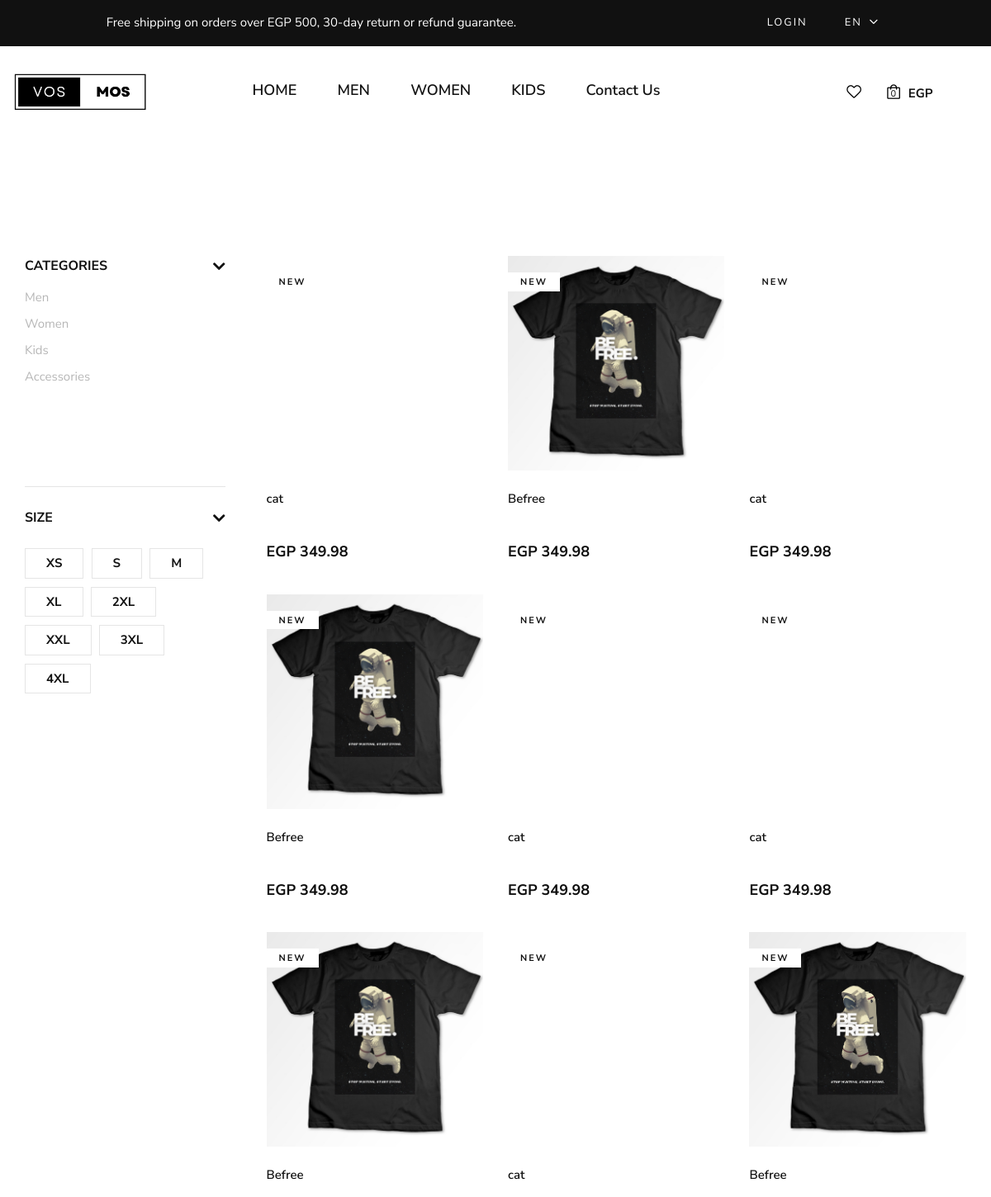
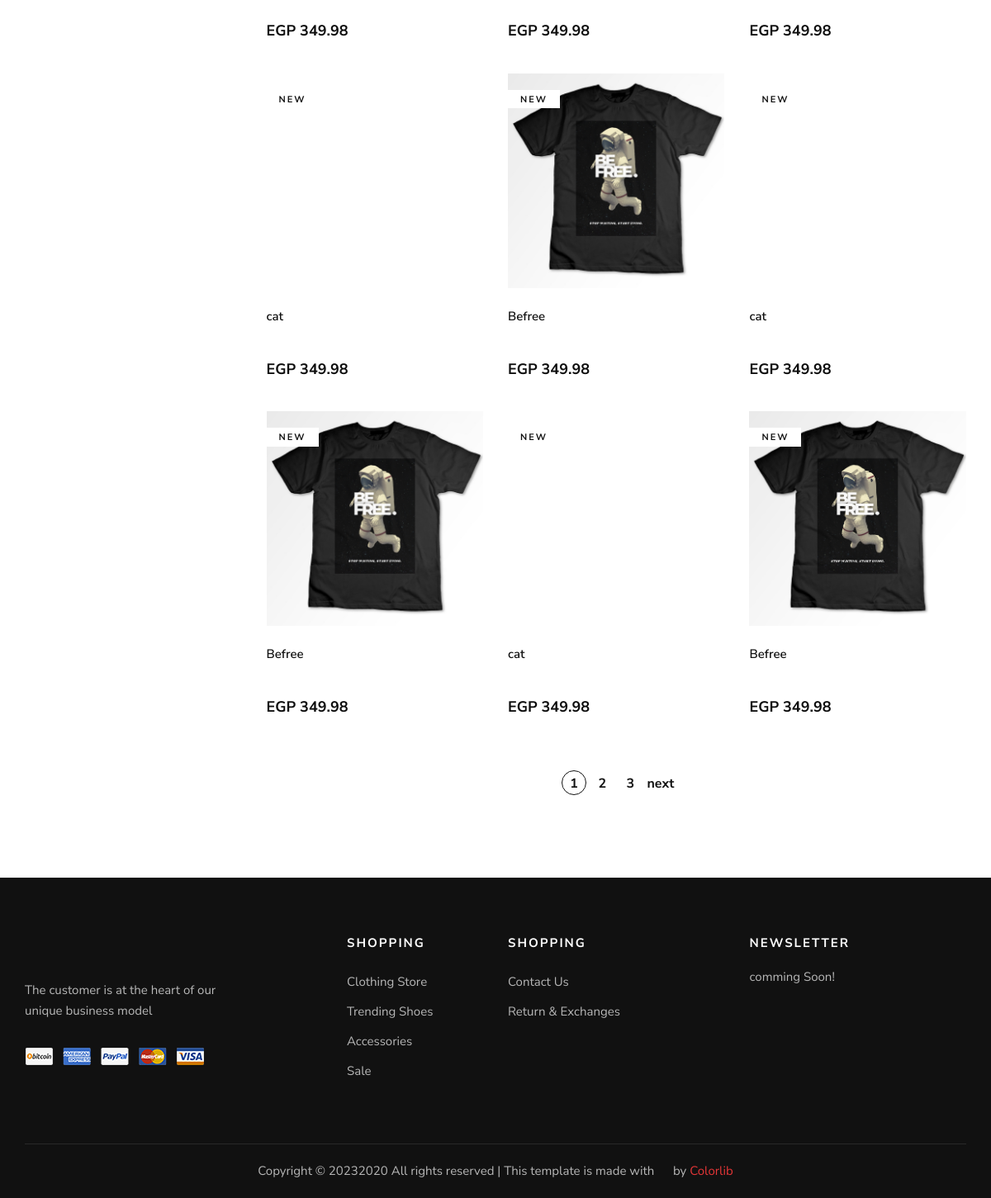
Screenshot of /products/ with the database file from the repository (2 pictures, top to bottom).
### frontend/models.py (models this page shows)
class Product(models.Model):
    CATEGORY_CHOICES = (
        ('M', 'Men'),
        ('W', 'Women'),
        ('K', 'Kids'),
        ('A', 'Accessories'),
    )
    SUB_CATEGORY_CHOICES = (
    ('S', 'Shirt'),
    ('SW', 'Sport wear'),
    ('OW', 'Outwear')
    )
    LABEL_CHOICES = (
        ('NEW', 'primary'),
        ('BEST Seller', 'secondary'),
        ('N', '')
    )
    product_id = models.AutoField
    id = models.AutoField(primary_key=True, auto_created=True)
    product_name = models.CharField(max_length=50)
    category = models.CharField(choices=CATEGORY_CHOICES, max_length=2)
    label = models.CharField(choices=LABEL_CHOICES, max_length=11, default="")
    subcategory = models.CharField(choices= SUB_CATEGORY_CHOICES ,max_length=50, default="")
    price = models.FloatField(default=0)
    discount_price = models.FloatField(default=0)
    pub_date = models.DateField()
    image = models.ImageField(upload_to=rename_image, default="", blank=True, null=True)
    material = models.CharField(max_length=50, default="Coton 100%")
    description = models.TextField(default="Are you looking for a t shirt that is comfortable, stylish and affordable? Look no further than our new collection of t shirts, designed to suit any occasion and personality. Whether you want to express your creativity, show your support for a cause, or simply enjoy a casual day out, we have the perfect t shirt for you. Our t shirts are made from high-quality cotton, which is soft, breathable and durable. They come in a variety of colors, sizes and designs, so you can find the one that matches your style and mood.  Our t shirts are easy to wash and care for, and they will not fade or shrink over time. They are also eco-friendly and ethically produced, so you can wear them with confidence and pride. Order your t shirt today and enjoy free shipping for orders over EGP 500. You will love how you look and feel in our t shirts, and so will everyone else. Don't miss this opportunity to get the best t shirt ever.")
    def get_absolute_url(self):
        return f"/product_detail/{self.id}/"

### frontend/views.py (the view)
# urls.py: path('products/', views.show_products, name='show_products'),
def show_products(request, category=None, subcategory=None):
    products = Product.objects.all()
    if category:
        products = products.filter(category=category)
    if subcategory:
        products = products.filter(subcategory=subcategory)
    paginator = Paginator(products, 15) # Show 15 products per page
    page_number = request.GET.get('page')
    page_obj = paginator.get_page(page_number)
    context = {'page_obj': page_obj, 'categories': Product.CATEGORY_CHOICES, 'subcategories': Product.SUB_CATEGORY_CHOICES}
    return render(request, 'products.html', context)

### frontend/templates/products.html (shortened to what this page needs)
{% extends "layout.html" %}
{% load static %}
{% block body %}
    <section class="shop spad">
        <div class="container">
            <div class="row">
                 <div class="col-lg-3">
                        <div id="filters" class="collapse">
                        <div class="shop__sidebar">
                            <div class="shop__sidebar__accordion">
                                <div class="accordion" id="accordionExample">
                                    <div class="card">
                                        <div class="card-heading">
                                            <a data-toggle="collapse" data-target="#collapseOne">Categories</a>
                                        </div>
                                        <div id="collapseOne" class="collapse show" data-parent="#accordionExample">
                                            <div class="card-body">
                                                <div class="shop__sidebar__categories">
                                                    <ul class="nice-scroll">
                                                        {% for category, label in categories %}
                                                        <li><a href="{% url 'show_products' category %}">{{ label }}</a></li>
                                                        {% endfor %}
                                                    </ul>
                                                </div>
                                            </div>
                                        </div>
                                    </div>
                                    <div class="card">
                                        <div class="card-heading">
                                            <a data-toggle="collapse" data-target="#collapseFour">Size</a>
                                        </div>
                                        <div id="collapseFour" class="collapse show" data-parent="#accordionExample">
                                            <div class="card-body">
                                                <div class="shop__sidebar__size">
                                                    <label for="xs">xs
                                                    </label>
                                                    <label for="sm">s
                                                    </label>
                                                    <label for="md">m
                                                    </label>
                                                    <label for="xl">xl
                                                    </label>
                                                    <label for="2xl">2xl
                                                    </label>
                                                    <label for="xxl">xxl
                                                    </label>
                                                    <label for="3xl">3xl
                                                    </label>
                                                    <label for="4xl">4xl
                                                    </label>
                                                </div>
                                            </div>
                                        </div>
                                    </div>
                                </div>
                            </div>
                        </div>
                    </div>
                </div>
                <div class="col-lg-9">
                    <div class="row">
                        {% for product in page_obj %}
                            <div class="col-lg-4 col-md-6 col-sm-6 col-6">
                                    <div class="product__item" data-size="{{ product.size }}" data-price="{{ product.price }}">
                                        <div class="product__item__pic set-bg" data-setbg="{{ product.image.url }}"
                                            onclick="window.location.href='{{ product.get_absolute_url }}'">
                                            {% if product.label != 'N' %}
                                            <span class="label">{{ product.label }}</span>
                                            {% endif %}
                                        </div>
                                        <div class="product__item__text">
                                            <h6>{{ product.product_name }}</h6>
                                            <div class="rating">
                                                <i class="fa fa-star-o"></i>
                                                <i class="fa fa-star-o"></i>
                                                <i class="fa fa-star-o"></i>
                                                <i class="fa fa-star-o"></i>
                                                <i class="fa fa-star-o"></i>
                                            </div>
                                            <h5>EGP {{ product.price|floatformat:2 }}</h5>
                                        </div>
                                    </div>
                            </div>
                                  {% endfor %}
                    </div>
                    <div class="row">
                        <div class="col-lg-12">
                            <div class="product__pagination">
                                {% for i in page_obj.paginator.page_range %}
                                    {% if page_obj.number == i %}
                                        <a class="active" href="?page={{ i }}">{{ i }}</a>
                                    {% else %}
                                        <a href="?page={{ i }}">{{ i }}</a>
                                    {% endif %}
                                {% endfor %}
                                {% if page_obj.has_next %}
                                    <a href="?page={{ page_obj.next_page_number }}">next</a>
                                {% endif %}
                            </div>
                        </div>
                    </div>
                </div>
            </div>
        </div>
    </section>
{% endblock %}

### frontend/static/frontend/css/style.css (style rules this page uses)
html, body { height: 100%; font-family: "Nunito Sans", sans-serif; -webkit-font-smoothing: antialiased; }
h1, h2, h3, h4, h5, h6 { margin: 0; color: #111111; font-weight: 400; font-family: "Nunito Sans", sans-serif; }
h5 { font-size: 18px; }
h6 { font-size: 16px; }
ul, ol { padding: 0; margin: 0; }
.set-bg { background-repeat: no-repeat; background-size: cover; background-position: top center; }
.spad { padding-top: 100px; padding-bottom: 100px; }
.product__item { overflow: hidden; margin-bottom: 40px; }
.product__item__pic { height: 260px; position: relative; background-position: center center; }
.product__item__pic .label { color: #111111; font-size: 11px; font-weight: 700; letter-spacing: 2px; text-transform: uppercase; display: inline-block; padding: 4px 15px 2px; background: #ffffff; position: absolute; left: 0; top: 20px; }
.product__item__text { padding-top: 25px; position: relative; }
.product__item__text h6 { color: #111111; font-size: 15px; font-weight: 600; margin-bottom: 15px; -webkit-transition: all, 0.3s; -o-transition: all, 0.3s; transition: all, 0.3s; }
.product__item__text .rating { margin-bottom: 6px; }
.product__item__text .rating i { font-size: 14px; color: #b7b7b7; margin-right: -5px; }
.product__item__text h5 { color: #0d0d0d; font-weight: 700; }
.shop__sidebar { padding-right: 20px; }
.shop__sidebar__accordion .card { border: none; border-radius: 0; margin-bottom: 25px; }
.shop__sidebar__accordion .card:last-child { margin-bottom: 0; }
.shop__sidebar__accordion .card:last-child .card-body { padding-bottom: 0; border-bottom: none; }
.shop__sidebar__accordion .card-body { padding: 0; padding-top: 10px; padding-bottom: 20px; border-bottom: 1px solid #e5e5e5; }
.shop__sidebar__accordion .card-heading { cursor: pointer; }
.shop__sidebar__accordion .card-heading a { color: #111111; font-size: 16px; font-weight: 700; text-transform: uppercase; display: block; }
.shop__sidebar__categories ul, .shop__sidebar__price ul, .shop__sidebar__brand ul { height: 225px; }
.shop__sidebar__categories ul li, .shop__sidebar__price ul li, .shop__sidebar__brand ul li { list-style: none; }
.shop__sidebar__categories ul li a, .shop__sidebar__price ul li a, .shop__sidebar__brand ul li a { color: #b7b7b7; font-size: 15px; line-height: 32px; -webkit-transition: all, 0.3s; -o-transition: all, 0.3s; transition: all, 0.3s; }
.shop__sidebar__size { padding-top: 15px; }
.shop__sidebar__size label { color: #111111; font-size: 15px; font-weight: 700; text-transform: uppercase; display: inline-block; border: 1px solid #e5e5e5; padding: 6px 25px; margin-bottom: 10px; margin-right: 5px; cursor: pointer; }
.shop__sidebar__accordion .card-heading a:after, .shop__sidebar__accordion .card-heading>a.active[aria-expanded=false]:after { content: ""; font-family: "FontAwesome"; font-size: 24px; font-weight: 700; color: #111111; position: absolute; right: 0; top: 2px; line-height: 20px; }
.product__pagination { padding-top: 25px; text-align: center; }
.product__pagination a { display: inline-block; font-size: 16px; font-weight: 700; color: #111111; height: 30px; width: 30px; border: 1px solid transparent; border-radius: 50%; line-height: 30px; text-align: center; }
.product__pagination a.active { border-color: #111111; }
@media only screen and (min-width: 1200px) { .container { max-width: 1170px; } }

### frontend/static/frontend/style.css (style rules this page uses)
@media (min-width: 992px) { #filters { display: block; } }

### rows the page displays
Product: label "NEW", product_name "cat", price "349.98"
Product: label "NEW", product_name "Befree", price "349.98"
Product: label "NEW", product_name "cat", price "349.98"
Product: label "NEW", product_name "Befree", price "349.98"
Product: label "NEW", product_name "cat", price "349.98"
Product: label "NEW", product_name "cat", price "349.98"
Product: label "NEW", product_name "Befree", price "349.98"
Product: label "NEW", product_name "cat", price "349.98"
Product: label "NEW", product_name "Befree", price "349.98"
Product: label "NEW", product_name "cat", price "349.98"
Product: label "NEW", product_name "Befree", price "349.98"
Product: label "NEW", product_name "cat", price "349.98"
Product: label "NEW", product_name "Befree", price "349.98"
Product: label "NEW", product_name "cat", price "349.98"
Product: label "NEW", product_name "Befree", price "349.98"

### other values shown
{{ label }} "Men" "Women" "Kids" "Accessories"
{{ i }} "1"
{{ i }} "2" "3"
